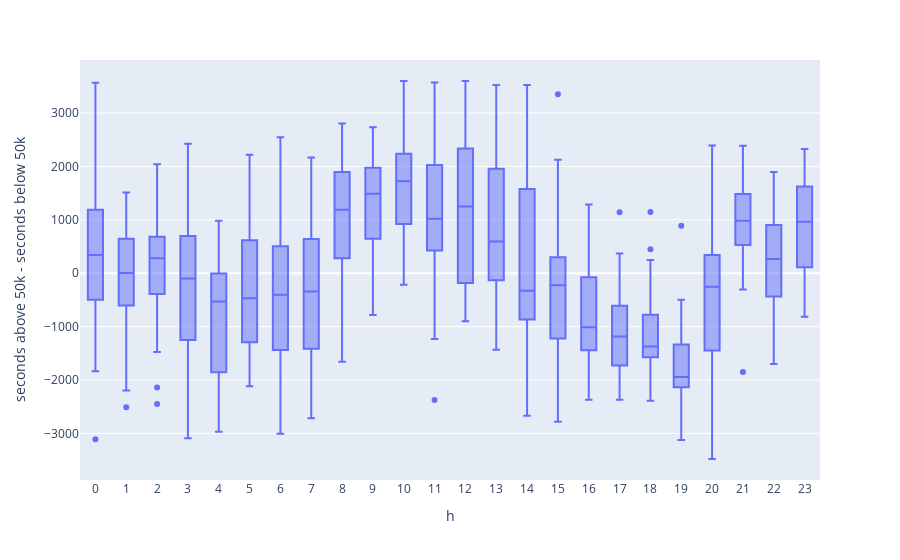

The cell this chart's notebook holds for it:
### Markdown cell above
Because of the autocorrelations, it appears that the grid frequency is similar day-over-day. Let's look at individual hours and see if there's a trend there. Within an hour, is the grid frequency usually above where it needs to be (50k) or below? To measure this, we look at the *sign* of the centered grid frequencies and sum them.

### Code cell
wdf = bess.resample('1h').grid_freq_sign.sum().to_frame()
wdf['h'] = wdf.index.hour
fig = px.box(wdf, x='h', y='grid_freq_sign', labels=dict(grid_freq_sign='seconds above 50k - seconds below 50k'))
fig.update_layout(
    xaxis = dict(
        tickmode = 'array',
        tickvals = np.arange(0, 24),
    )
)

### Figure 1 — Plotly figure (JSON) as saved in the notebook; plotly's stock layout.template omitted (floating-point values rounded to 4 significant figures; data arrays with more than 128 entries replaced by an {"elided": "..."} marker saying what was removed)
{"data": [{"alignmentgroup": "True", "hovertemplate": "h=%{x}<br>seconds above 50k - seconds below 50k=%{y}<extra></extra>", "legendgroup": "", "marker": {"color": "#636efa"}, "name": "", "notched": false, "offsetgroup": "", "orientation": "v", "showlegend": false, "type": "box", "x": {"elided": "720 int values"}, "x0": " ", "xaxis": "x", "y": {"elided": "720 int values"}, "y0": " ", "yaxis": "y"}], "layout": {"boxmode": "group", "legend": {"tracegroupgap": 0}, "margin": {"t": 60}, "xaxis": {"anchor": "y", "domain": [0, 1], "tickmode": "array", "tickvals": [0, 1, 2, 3, 4, 5, 6, 7, 8, 9, 10, 11, 12, 13, 14, 15, 16, 17, 18, 19, 20, 21, 22, 23], "title": {"text": "h"}}, "yaxis": {"anchor": "x", "domain": [0, 1], "title": {"text": "seconds above 50k - seconds below 50k"}}}}
